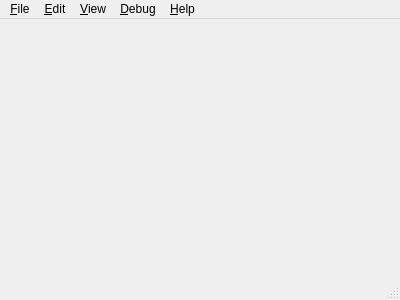
<?xml version="1.0" encoding="UTF-8"?>
<ui version="4.0">
 <class>MainWindow</class>
 <widget class="QMainWindow" name="MainWindow">
  <property name="geometry">
   <rect>
    <x>0</x>
    <y>0</y>
    <width>400</width>
    <height>300</height>
   </rect>
  </property>
  <property name="windowTitle">
   <string>MainWindow</string>
  </property>
  <widget class="QWidget" name="centralWidget"/>
  <widget class="QMenuBar" name="menuBar">
   <property name="geometry">
    <rect>
     <x>0</x>
     <y>0</y>
     <width>400</width>
     <height>22</height>
    </rect>
   </property>
   <property name="contextMenuPolicy">
    <enum>Qt::NoContextMenu</enum>
   </property>
   <widget class="QMenu" name="menuFile">
    <property name="title">
     <string>&amp;File</string>
    </property>
    <widget class="QMenu" name="menuUpgrade">
     <property name="title">
      <string>&amp;Upgrade Feature Level</string>
     </property>
    </widget>
    <addaction name="actionNew"/>
    <addaction name="actionOpen"/>
    <addaction name="actionSave"/>
    <addaction name="actionSaveAs"/>
    <addaction name="actionSaveAsWithNewID"/>
    <addaction name="separator"/>
    <addaction name="menuUpgrade"/>
    <addaction name="separator"/>
    <addaction name="actionExport"/>
    <addaction name="separator"/>
    <addaction name="actionPreferences"/>
    <addaction name="separator"/>
    <addaction name="actionQuit"/>
   </widget>
   <widget class="QMenu" name="menuEdit">
    <property name="title">
     <string>&amp;Edit</string>
    </property>
   </widget>
   <widget class="QMenu" name="menuView">
    <property name="title">
     <string>&amp;View</string>
    </property>
    <widget class="QMenu" name="menuLayouts">
     <property name="title">
      <string>La&amp;youts</string>
     </property>
     <widget class="QMenu" name="menuSavedLayoutList">
      <property name="title">
       <string>Saved &amp;Layouts</string>
      </property>
     </widget>
     <addaction name="menuSavedLayoutList"/>
     <addaction name="actionSaveCurrentLayout"/>
     <addaction name="actionManageLayouts"/>
     <addaction name="separator"/>
     <addaction name="actionRestoreDefaultLayout"/>
    </widget>
    <addaction name="actionNewPreview"/>
    <addaction name="actionNewPropertyBrowser"/>
    <addaction name="actionNewSceneGraphTree"/>
    <addaction name="actionNewResourcesTree"/>
    <addaction name="actionNewPrefabTree"/>
    <addaction name="actionNewProjectBrowser"/>
    <addaction name="actionNewUndoView"/>
    <addaction name="actionNewErrorView"/>
    <addaction name="actionNewLogView"/>
    <addaction name="actionNewPythonRunner"/>
    <addaction name="separator"/>
    <addaction name="actionNewAnimation"/>
    <addaction name="actionNewCurve"/>
    <addaction name="actionNewProperty"/>
    <addaction name="separator"/>
    <addaction name="menuLayouts"/>
    <addaction name="separator"/>
    <addaction name="actionTracePlayer"/>
    <addaction name="actionProjectSettings"/>
    <addaction name="separator"/>
   </widget>
   <widget class="QMenu" name="menuDebug">
    <property name="title">
     <string>&amp;Debug</string>
    </property>
    <addaction name="actionDumpObjectTree"/>
    <addaction name="actionOpenLogFileDirectory"/>
   </widget>
   <widget class="QMenu" name="menuHelp">
    <property name="title">
     <string>&amp;Help</string>
    </property>
    <addaction name="actionAbout"/>
   </widget>
   <addaction name="menuFile"/>
   <addaction name="menuEdit"/>
   <addaction name="menuView"/>
   <addaction name="menuDebug"/>
   <addaction name="menuHelp"/>
  </widget>
  <widget class="QStatusBar" name="statusBar"/>
  <action name="actionNew">
   <property name="text">
    <string>&amp;New</string>
   </property>
  </action>
  <action name="actionOpen">
   <property name="text">
    <string>&amp;Open...</string>
   </property>
  </action>
  <action name="actionSave">
   <property name="text">
    <string>&amp;Save</string>
   </property>
  </action>
  <action name="actionSaveAs">
   <property name="text">
    <string>Save &amp;As...</string>
   </property>
  </action>
  <action name="actionSaveAsWithNewID">
      <property name="text">
          <string>Save As with new &amp;ID...</string>
      </property>
  </action>
  <action name="actionExport">
   <property name="text">
    <string>&amp;Export...</string>
   </property>
  </action>
  <action name="actionPreferences">
   <property name="text">
    <string>&amp;Preferences</string>
   </property>
  </action>
  <action name="actionQuit">
   <property name="text">
    <string>&amp;Quit</string>
   </property>
  </action>
  <action name="actionCopy">
   <property name="text">
    <string>Copy</string>
   </property>
  </action>
  <action name="actionPaste">
   <property name="text">
    <string>Paste</string>
   </property>
  </action>
  <action name="actionNewPreview">
   <property name="text">
    <string>New &amp;Preview</string>
   </property>
  </action>
  <action name="actionNewPropertyBrowser">
   <property name="text">
    <string>New Property &amp;Browser</string>
   </property>
  </action>
  <action name="actionNewUndoView">
   <property name="text">
    <string>New &amp;Undo View</string>
   </property>
  </action>
  <action name="actionNewSceneGraphTree">
   <property name="text">
    <string>New Scene &amp;Graph</string>
   </property>
  </action>
  <action name="actionNewResourcesTree">
   <property name="text">
    <string>New &amp;Resource View</string>
   </property>
  </action>
  <action name="actionNewPrefabTree">
   <property name="text">
    <string>New Pre&amp;fab View</string>
   </property>
  </action>
  <action name="actionNewProjectBrowser">
   <property name="text">
    <string>New Pro&amp;ject Browser</string>
   </property>
  </action>
  <action name="actionNewErrorView">
   <property name="text">
    <string>New &amp;Error View</string>
   </property>
  </action>
  <action name="actionTracePlayer">
   <property name="text">
    <string>&amp;Trace Player</string>
   </property>
  </action>
  <action name="actionProjectSettings">
   <property name="text">
    <string>Project &amp;Settings</string>
   </property>
  </action>
  <action name="actionDumpObjectTree">
   <property name="text">
    <string>Dump object tree</string>
   </property>
  </action>
  <action name="actionOpenLogFileDirectory">
   <property name="text">
    <string>Open log directory</string>
   </property>
  </action>
  <action name="actionAbout">
   <property name="text">
    <string>&amp;About...</string>
   </property>
  </action>
  <action name="actionRestoreDefaultLayout">
   <property name="text">
    <string>Restore &amp;Default Layout</string>
   </property>
  </action>
  <action name="actionManageLayouts">
   <property name="text">
    <string>&amp;Manage Layouts...</string>
   </property>
  </action>
  <action name="actionSaveCurrentLayout">
   <property name="text">
    <string>&amp;Save Current Layout...</string>
   </property>
  </action>
  <action name="actionNewLogView">
   <property name="text">
    <string>New &amp;Log View</string>
   </property>
  </action>
  <action name="actionNewPythonRunner">
   <property name="text">
    <string>New Pyt&amp;hon Runner</string>
   </property>
 </action>
  <action name="actionNewAnimation">
   <property name="checkable">
    <bool>false</bool>
   </property>
   <property name="enabled">
    <bool>true</bool>
   </property>
   <property name="text">
    <string>New Animation</string>
   </property>
   <property name="toolTip">
    <string>New Animation</string>
   </property>
  </action>
  <action name="actionNewCurve">
   <property name="text">
    <string>New Curve</string>
   </property>
   <property name="toolTip">
    <string>New Curve</string>
   </property>
  </action>
  <action name="actionNewProperty">
   <property name="text">
    <string>New Property</string>
   </property>
  </action>
 </widget>
 <layoutdefault spacing="6" margin="11"/>
 <resources/>
 <connections/>
</ui>
